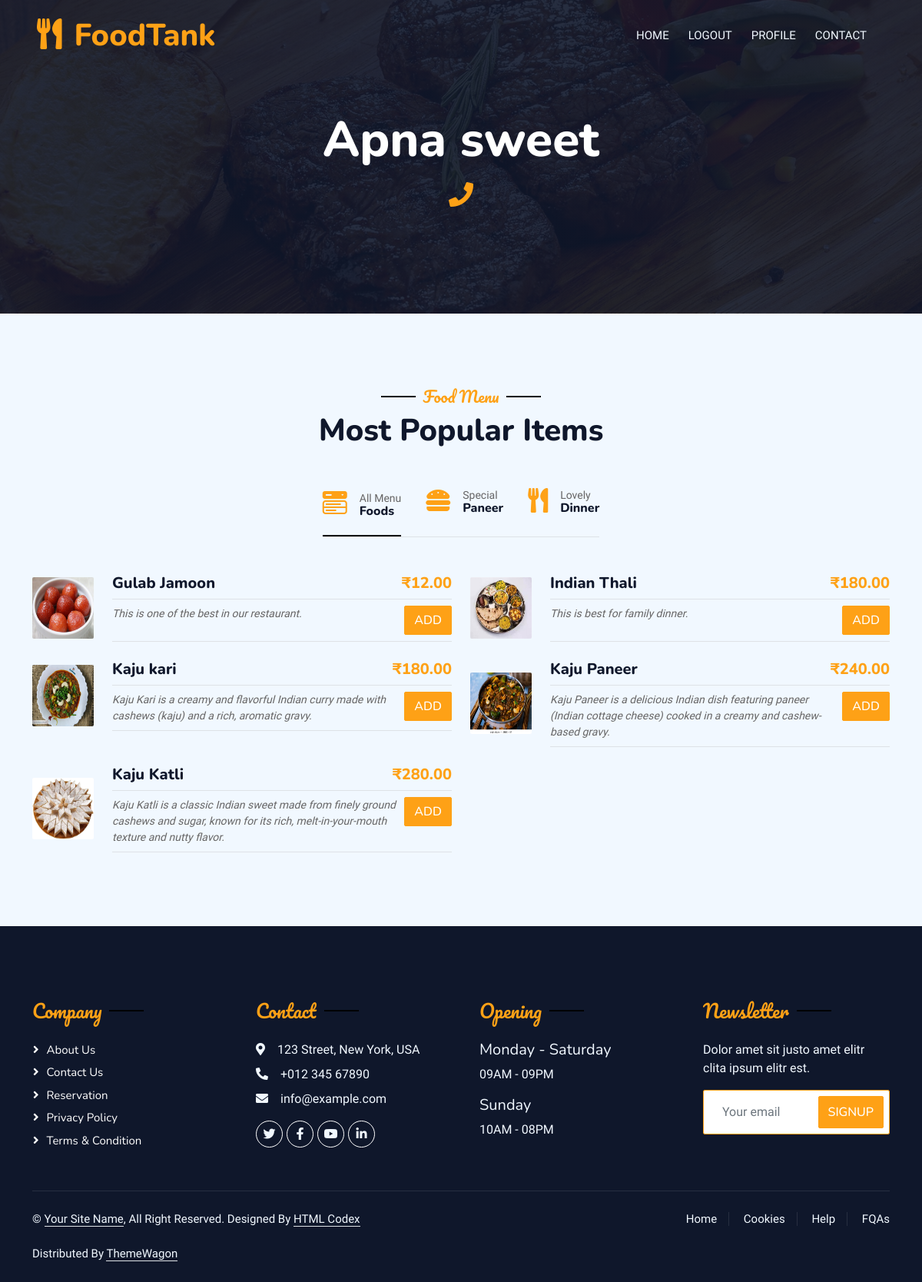
The page /foodprovider/restaurant_info/1 (signed in) on the database its author committed.
### restaurant/models.py (models this page shows, shortened)
class Restaurant(models.Model):
    user = models.ForeignKey(User, on_delete=models.CASCADE,
                    limit_choices_to={'user_type': 'Foodprovider'})  # ForeignKey to User
    name = models.CharField(max_length=255)
    city = models.CharField(max_length=255)
    address = models.TextField()
    mobile = models.CharField(max_length=15)
    desc = models.TextField(blank=True, null=True)
    is_verified = models.BooleanField(default=False)
    veg_or_nonveg = models.CharField(max_length=255, choices=VEG_OR_NONVEG_CHOICES)
    no_of_chefs = models.PositiveIntegerField()
    start_date = models.DateField(blank=True, null=True)
    img1 = models.ImageField(upload_to='restaurant_images/', null=True, blank=True)
    img2 = models.ImageField(upload_to='restaurant_images/', null=True, blank=True)
    img3 = models.ImageField(upload_to='restaurant_images/', null=True, blank=True)
    img4 = models.ImageField(upload_to='restaurant_images/', null=True, blank=True)

### menu/models.py (models this page shows, shortened)
class Menu(models.Model):
    restaurant = models.ForeignKey(Restaurant, on_delete=models.CASCADE)  # ForeignKey to Restaurant
    name = models.CharField(max_length=255)
    description = models.TextField()
    type = models.CharField(max_length=255)
    price = models.DecimalField(max_digits=10, decimal_places=2)
    available = models.BooleanField(blank=True, default=True)
    img1 = models.ImageField(upload_to='menu_images/', null=True, blank=True)

### restaurant/views.py (the view)
# urls.py: path("restaurant_info/<int:id>", views.restaurant_info, name="restaurant_info"),
def restaurant_info(request, id):
    if not request.user.is_authenticated:
        return redirect("/login/")
    rest_id = Restaurant.objects.get(id=id)
    rest_id_menus = Menu.objects.filter(restaurant=rest_id)
    context = {
        'rest_id' : rest_id,
        'rest_id_menus' : rest_id_menus
    }
    return render(request, 'foodprovider/restaurant_info.html', context)

### templates/foodprovider/restaurant_info.html (shortened to what this page needs)
{% extends '../base.html' %}
{% block content %}
<div class="container-xxl position-relative p-0">
        {% include '../navbar.html' %}
    <div class="container-xxl py-5 bg-dark hero-header mb-5">
        <div class="container text-center my-5 pt-5 pb-4">
            <h1 class="display-3 text-white mb-3 animated slideInDown">{{rest_id.name}}</h1>
            <nav aria-label="breadcrumb">
                <ol class="breadcrumb justify-content-center text-uppercase">
                    <li class="breadcrumb-item"><a href="tel:{{rest_id.mobile}}"><i class="fa fa-phone fa-2x text-primary"></i></a></li>
                </ol>
            </nav>
        </div>
    </div>
</div>
<div class="container-xxl py-5">
    <div class="container">
        <div class="text-center wow fadeInUp" data-wow-delay="0.1s">
            <h5 class="section-title ff-secondary text-center text-primary fw-normal">Food Menu</h5>
            <h1 class="mb-5">Most Popular Items</h1>
        </div>
        <div class="tab-class text-center wow fadeInUp" data-wow-delay="0.1s">
            <ul class="nav nav-pills d-inline-flex justify-content-center border-bottom mb-5">
                <li class="nav-item">
                    <a class="d-flex align-items-center text-start mx-3 ms-0 pb-3 active" data-bs-toggle="pill" href="#tab-1">
                        <i class="bi bi-menu-button-wide-fill fa-2x text-primary"></i>
                        <div class="ps-3">
                            <small class="text-body">All Menu</small>
                            <h6 class="mt-n1 mb-0">Foods</h6>
                        </div>
                    </a>
                </li>
                <li class="nav-item">
                    <a class="d-flex align-items-center text-start mx-3 pb-3" data-bs-toggle="pill" href="#tab-2">
                        <i class="fa fa-hamburger fa-2x text-primary"></i>
                        <div class="ps-3">
                            <small class="text-body">Special</small>
                            <h6 class="mt-n1 mb-0">Paneer</h6>
                        </div>
                    </a>
                </li>
                <li class="nav-item">
                    <a class="d-flex align-items-center text-start mx-3 me-0 pb-3" data-bs-toggle="pill" href="#tab-3">
                        <i class="fa fa-utensils fa-2x text-primary"></i>
                        <div class="ps-3">
                            <small class="text-body">Lovely</small>
                            <h6 class="mt-n1 mb-0">Dinner</h6>
                        </div>
                    </a>
                </li>
            </ul>
            <div class="tab-content">
                <div id="tab-1" class="tab-pane fade show p-0 active">
                    <div class="row g-4">
                        {% for menu in rest_id_menus %}
                                <div class="col-lg-6">
                                    <div class="d-flex align-items-center">
                                        <img class="flex-shrink-0 img-fluid rounded" src="{{menu.img1.url}}" alt="" style="width: 80px; height: 80px;">
                                        <div class="w-100 d-flex flex-column text-start ps-4">
                                            <h5 class="d-flex justify-content-between border-bottom pb-2">
                                                <span>{{menu.name}}</span>
                                                <span class="text-primary">₹{{menu.price}}</span>
                                            </h5>
                                            <div class="d-flex justify-content-between border-bottom pb-2">
                                                <small class="fst-italic">{{menu.description}}</small>&nbsp;&nbsp;
                                                <span class="text-primary"><a href="/bag/add-to-bag/{{menu.id}}" class="btn btn-primary">Add</a></span>
                                            </div>
                                        </div>
                                    </div>
                                </div>
                        {% endfor %}
                    </div>
                </div>
            </div>
        </div>
    </div>
</div>
{% endblock content %}

### static/css/style.css (style rules this page uses)
:root { --primary: black; --light: #F1F8FF; --dark: #0F172B; }
.ff-secondary { font-family: 'Pacifico', cursive; }
.btn { font-family: 'Nunito', sans-serif; font-weight: 500; text-transform: uppercase; transition: .5s; }
.btn.btn-primary, .btn.btn-secondary { color: #FFFFFF; }
.hero-header { background: linear-gradient(rgba(15, 23, 43, .9), rgba(15, 23, 43, .9)), url(../img/bg-hero.jpg); background-position: center center; background-repeat: no-repeat; background-size: cover; }
.section-title { position: relative; display: inline-block; }
.section-title::before { position: absolute; content: ""; width: 45px; height: 2px; top: 50%; left: -55px; margin-top: -1px; background: var(--primary); }
.section-title::after { position: absolute; content: ""; width: 45px; height: 2px; top: 50%; right: -55px; margin-top: -1px; background: var(--primary); }
.nav-pills .nav-item .active { border-bottom: 2px solid var(--primary); }

### rows shown on the page
Restaurant: name "Apna sweet"
Menu: img1 (picture), name "Gulab Jamoon", price "12.00", description "This is one of the best in our restaurant."
Menu: img1 (picture), name "Indian Thali", price "180.00", description "This is best for family dinner."
Menu: img1 (picture), name "Kaju kari", price "180.00", description "Kaju Kari is a creamy and flavorful Indian curry made with cashews (kaju) and a rich, aromatic gravy."
Menu: img1 (picture), name "Kaju Paneer", price "240.00", description "Kaju Paneer is a delicious Indian dish featuring paneer (Indian cottage cheese) cooked in a creamy and cashew-based gravy."
Menu: img1 (picture), name "Kaju Katli", price "280.00", description "Kaju Katli is a classic Indian sweet made from finely ground cashews and sugar, known for its rich, melt-in-your-mouth texture and nutty flavor."
